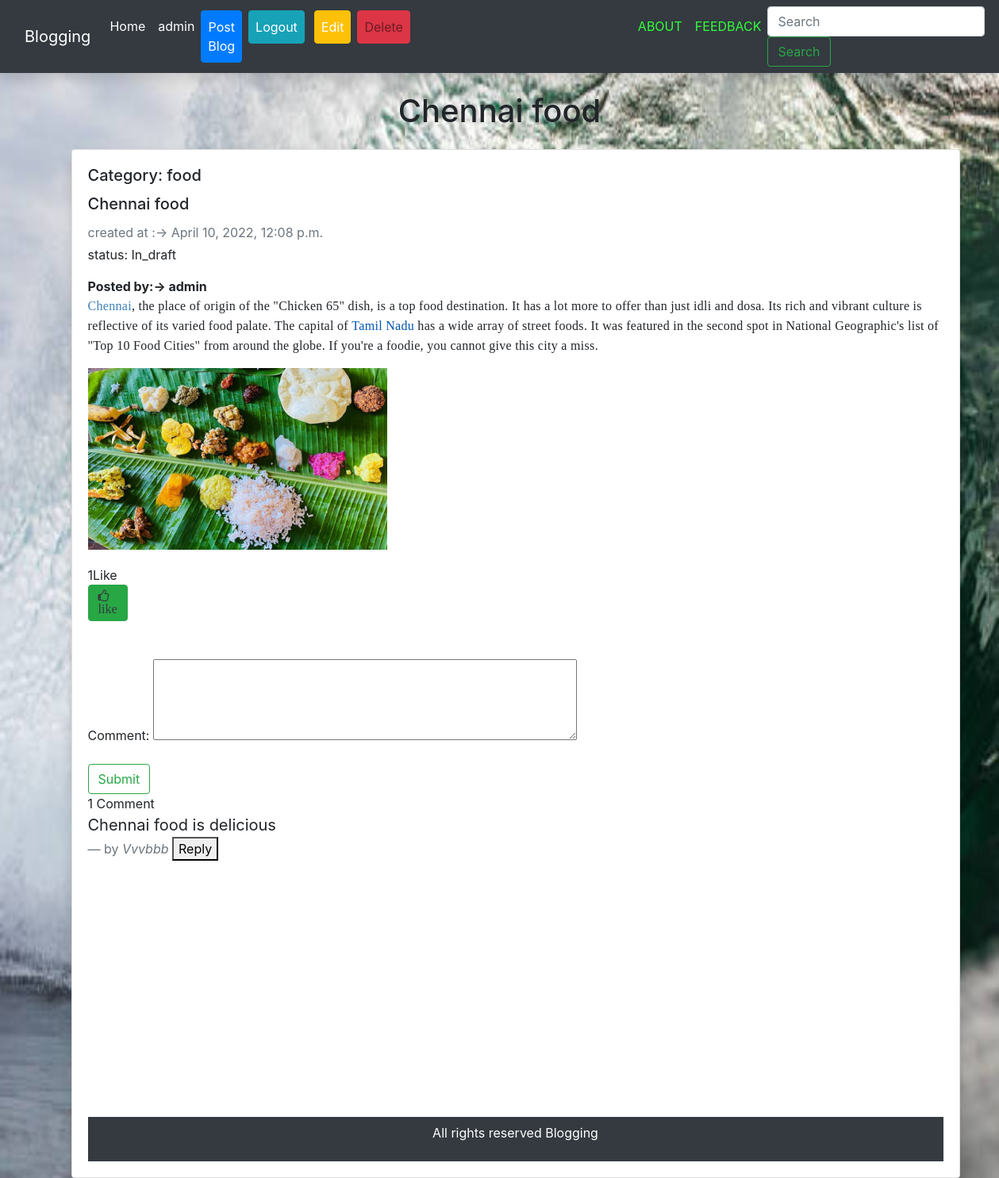
/blog_detail/78 (signed in), run on the app's committed database.
### easyblogging/models.py (models this page shows, shortened)
class BlogModel(models.Model):
    title=models.CharField(max_length=1000)
    content =HTMLField()
    slug=models.SlugField(max_length=1000, null=True , blank=True)
    image=models.ImageField(upload_to='images/',blank=True,null=True)
    likes=models.ManyToManyField(User,related_name='likes',blank=True)
    created_at=models.DateTimeField(auto_now_add=True,null=True)
    publish = models.BooleanField(default=False)
    published = models.DateTimeField(auto_now=True)
    author = models.ForeignKey(User, on_delete=models.CASCADE)
    categories = models.ManyToManyField('Category', related_name='posts')
    def __init__(self, *args, **kwargs):
        super(BlogModel, self).__init__(*args, **kwargs)
        self.old_publish = self.publish
    def total_likes(self):
        return self.likes.count()

class Category(models.Model):
    name = models.CharField(max_length=50)

class Comment(models.Model):
    post=models.ForeignKey(BlogModel,on_delete=models.CASCADE)
    user=models.ForeignKey(User,on_delete=models.CASCADE)
    comment=models.TextField(max_length=160)
    reply=models.ForeignKey('self',null=True,related_name="replies",on_delete=models.CASCADE)
    timestamp=models.DateTimeField(auto_now_add=True)

### easyblogging/views.py (the view, shortened to what this page needs)
# urls.py: path('blog_detail/<int:id>',blog_detail,name='blog_detail'),
def blog_detail(request,id):
    blog = BlogModel.objects.get(id=id)
    post=BlogModel.objects.get(id=id)
    comments= Comment.objects.filter(post=post,reply=None).order_by('-id')
    is_liked = False
    if blog.likes.filter(id=request.user.id).exists():
        is_liked = True
    comment_form = CommentForm(request.POST or None)
    context = {'blog': blog, 'is_liked': is_liked, 'total_likes': blog.total_likes(), 'comments':comments , 'comment_form': comment_form,}
    return render(request,'blog_detail.html',context)

### easyblogging/forms.py
class CommentForm(forms.ModelForm):
    class Meta:
        model = Comment
        fields= {'comment',}
        widgets = {
            'comment': forms.Textarea(attrs={'rows': 4, 'cols': 50}),
        }

### templates/blog_detail.html (shortened to what this page needs)
{% extends "base.html" %}
     {% load static %}
{%block content%}
<div class="container">
    <h1 class='text-center my-4'>{{blog.title}}</h1>
     <div class="col-lg-12">
            <div class="card shadow" style="width: 70rem;">
                <div class="card-body">
                      {% for categroy in blog.categories.all %}
                      <h5 class="card-title">Category: {{categroy.name}}</h5>
                      {% endfor %}
                   <h5 class="card-title">{{blog.title}}</h5>
                   <div class="mb-1 text-muted ">created at :-> {{blog.created_at}}</div>
                    {% if blog.publish == True  %}<p>status: Published</p>{%else %}<p>status: In_draft</p> {% endif %}
                   <b>Posted by:-> {{blog.author}}</b>
                   <p class="card-text">{{blog.content|safe}}</p>
                   <img src="{{ blog.image.url }}"class="responsive-img" alt="{{blog.title}}"style="width: 35%;margin-bottom: 20px;">
                    <br>
                    {{total_likes}}Like{{total_likes|pluralize}}
                   <form action="{% url 'like_post' blog.id %}" method="POST" >
              {% if is_liked %}
                <button class="fa fa-thumbs-o-down btn btn-danger text-dark d-flex flex-column position-static"  type="submit" name="id" value="{{blog.id}}"{% if not user.is_authenticated %} disabled {% endif %} >Dislike</button>
              {% else %}
                <button  class="fa fa-thumbs-o-up btn btn-success text-dark d-flex flex-column position-static " type="submit" name="id" value="{{blog.id}}"{% if not user.is_authenticated %} disabled {% endif %} >like </button>
              {% endif %}
              </form>
             <br/><br>
                <form method="post" >
                    {{comment_form.as_p }}
                <input type="submit" value="Submit" class="btn btn-outline-success" {% if not user.is_authenticated %} disabled {% endif %}>
                </form>
              <div class="main.comment.section">
                  {{comments.count}} Comment{{comments|pluralize }}
                  {% for comment in comments %}
                  <blockquote class="blockquote">
                    <p class="mb-0">{{comment.comment}}</p>
                      <a class="blockquote-footer">by <cite title="Source Title">{{comment.user|capfirst}}</cite> <button id="a{{comment.id}}" onclick="myFunction(this.id)">Reply</button></a>
                  </blockquote>
                  {% endfor %}
   {% endblock content %}

### templates/base.html (shortened to what this page needs)
<!doctype html>
<html lang="en">
  <head>
    <link rel="stylesheet" href="https://stackpath.bootstrapcdn.com/bootstrap/4.5.2/css/bootstrap.min.css">
    <link rel="stylesheet" href="https://stackpath.bootstrapcdn.com/font-awesome/4.7.0/css/font-awesome.min.css">
      {% load static %}
    <link rel="stylesheet" href="{% static 'css/owl.carousel.min.css'%}">
    <link rel="stylesheet" href="{% static 'css/owl.theme.default.min.css'%}">
       <link href="fonts/font-awesome.min.css" rel="stylesheet" />
  </head>
    <nav class="navbar navbar-expand-lg navbar-light bg-dark shadow">
     <div class="container-fluid">
  <a class="navbar-brand text-white" href="#">Blogging</a>
  <div class="collapse navbar-collapse" id="navbarSupportedContent">
    <ul class="navbar-nav mr-auto">
      <li class="nav-item active">
        <a class="nav-link text-white" href="/">Home <span class="sr-only">(current)</span></a>
      </li>
       {% if user.is_authenticated %}
      <li class="nav-item">
        <a class="nav-link text-white" href="/">{{request.user}}</a>
      </li>
      <li class="nav-item">
        <a class="nav-link btn btn-primary text-white " href="post_blog ">Post Blog</a>
      </li>
      <li class="nav-item">
        <a class="nav-link btn btn-info text-white mx-2" href="logout">Logout</a>
      </li>
             {% if user.id == blog.author_id %}
      <li class="nav-item">
        <a class="nav-link btn btn-warning text-white mx-1" href="/edit/{{blog.id}}">Edit</a>
      </li>
     <li class="nav-item">
        <a class="nav-link btn btn-danger mx-1" href="/delete/{{blog.id}}">Delete</a>
      </li>
        {% endif %}
      {% endif %}
      <li><a class="nav-link " style="color:#33FF3C; display: inline-block;margin-left:275px" href="{% url 'ABOUT'%}">ABOUT</a></li>
        <li><a class="nav-link " style="color:#33FF3C; display: inline-block;" href="{% url 'FEEDBACK'%}">FEEDBACK</a></li>
    </ul>
    <form class="form-inline my-2 my-lg-0" action="{% url 'home' %}">
      <input class="form-control mr-sm-2" type="search" placeholder="Search" aria-label="Search" name= 'q'>
      <button class="btn btn-outline-success my-2 my-sm-0" type="submit">Search</button>
    </form>
  </div>
     </div>
</nav>
{%block content%}
    {% endblock %}
   <footer class="bg-dark p-2">
     <p class="text-center text-white "> All rights reserved Blogging</p>
  </footer>
</html>

### templates/base.html (style rules this page uses)
footer { clear: both; position: relative; height: 100%; margin-top: 0%; }

### data on the page
BlogModel: title "Chennai food", created_at "April 10, 2022, 12:08 p.m.", author "admin", content "Chennai , the place of origin of the \"Chicken 65\" dish, is a top food destination. It has a lot more to offer than just idli and dosa. Its rich and vibrant culture is reflective of its varied food palate. The capital of Tamil Nadu has a wide array of street foods. It was featured in the second spot in National Geographic's list of \"Top 10 Food Cities\" from around the globe. If you're a foodie, you cannot give this city a miss .", image (picture)
Category: name "food"
Comment: comment "Chennai food is delicious", user "Vvvbbb"

### other printed values
{{ request.user }} "admin"
{{ total_likes }} "1"
{{ comments.count }} "1"
